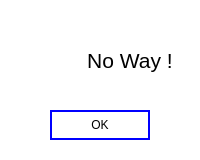
<?xml version="1.0" encoding="UTF-8"?>
<ui version="4.0">
 <class>nowayDialog</class>
 <widget class="QDialog" name="nowayDialog">
  <property name="geometry">
   <rect>
    <x>0</x>
    <y>0</y>
    <width>200</width>
    <height>160</height>
   </rect>
  </property>
  <property name="windowTitle">
   <string>Warning</string>
  </property>
  <property name="styleSheet">
   <string notr="true">QDialog { background-color: #FFFFFF; }</string>
  </property>
  <widget class="QLabel" name="nowayTextLabel">
   <property name="geometry">
    <rect>
     <x>80</x>
     <y>40</y>
     <width>100</width>
     <height>40</height>
    </rect>
   </property>
   <property name="font">
    <font>
     <pointsize>16</pointsize>
    </font>
   </property>
   <property name="styleSheet">
    <string notr="true"/>
   </property>
   <property name="text">
    <string>No Way !</string>
   </property>
   <property name="alignment">
    <set>Qt::AlignCenter</set>
   </property>
  </widget>
  <widget class="QGraphicsView" name="xmarkGraphicsView">
   <property name="geometry">
    <rect>
     <x>30</x>
     <y>40</y>
     <width>40</width>
     <height>40</height>
    </rect>
   </property>
   <property name="styleSheet">
    <string notr="true">border: 0px;</string>
   </property>
   <property name="verticalScrollBarPolicy">
    <enum>Qt::ScrollBarAlwaysOff</enum>
   </property>
   <property name="horizontalScrollBarPolicy">
    <enum>Qt::ScrollBarAlwaysOff</enum>
   </property>
  </widget>
  <widget class="QPushButton" name="okPushButton">
   <property name="geometry">
    <rect>
     <x>50</x>
     <y>110</y>
     <width>100</width>
     <height>30</height>
    </rect>
   </property>
   <property name="styleSheet">
    <string notr="true">QPushButton { border: 1.5px solid blue; } QPushButton:hover { background-color: rgb(240,240,240); }</string>
   </property>
   <property name="text">
    <string>OK</string>
   </property>
  </widget>
 </widget>
 <resources/>
 <connections/>
</ui>
